Frame 1 (no input): blank canvas, image omitted
Frame 60 (the mouse pressed at the canvas centre just before this capture): blank canvas, image omitted
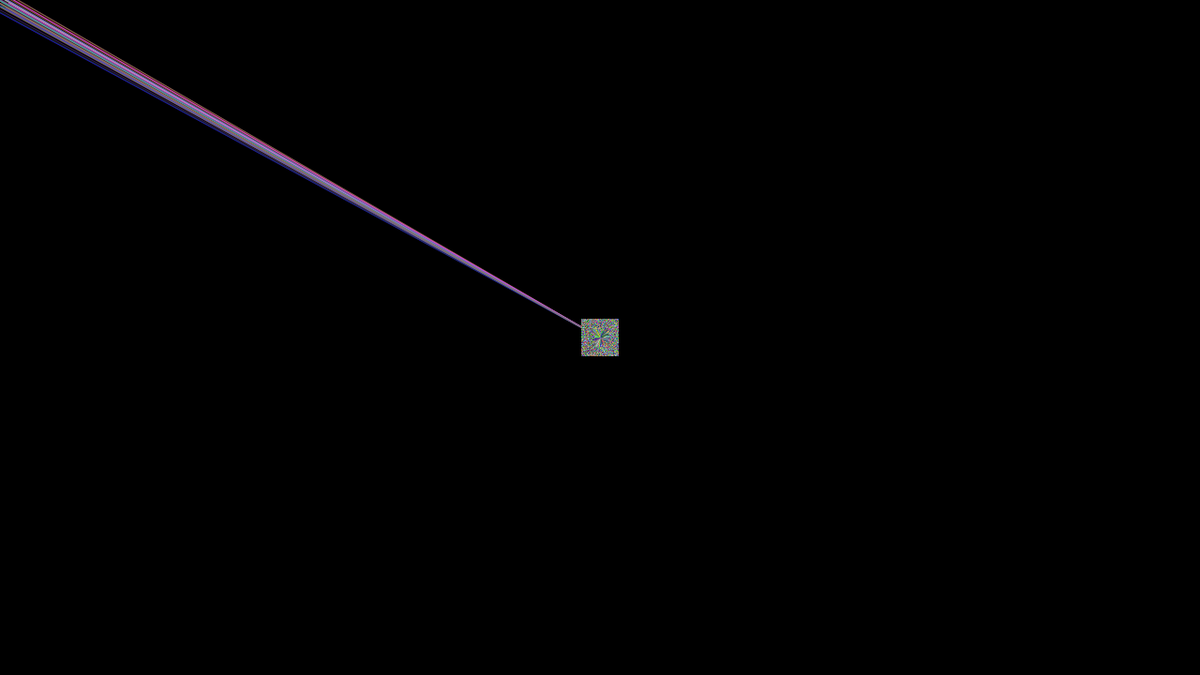
Frame 120 (the mouse held since frame 60 and released just before this capture)

The Processing sketch whose frames 1 and 60 were blank and that drew this single picture after the mouse press (run headless with seeded random() and noise(); from frame 60 on, the mouse is pressed at the canvas centre):

// Processing sketch: paintStrokeDirection
// ── paintStrokeDirection.pde
void setup(){
  size(1280,720);
  stroke(255);
  background(0);
}

void draw(){  
  if(mousePressed){
    int i = 0;
    int n = 0;
    for(i=0;i<50;i++){
      stroke(random(255),random(255),random(255),random(255));
      line(mouseX, mouseY, (pmouseX+(random(20)-10)), (pmouseY+(random(20)-10)));
      for(n=0;n<10;n++){
        point((mouseX+(random(40)-20)), (mouseY+(random(40)-20)));
      }
    }
  }
}
